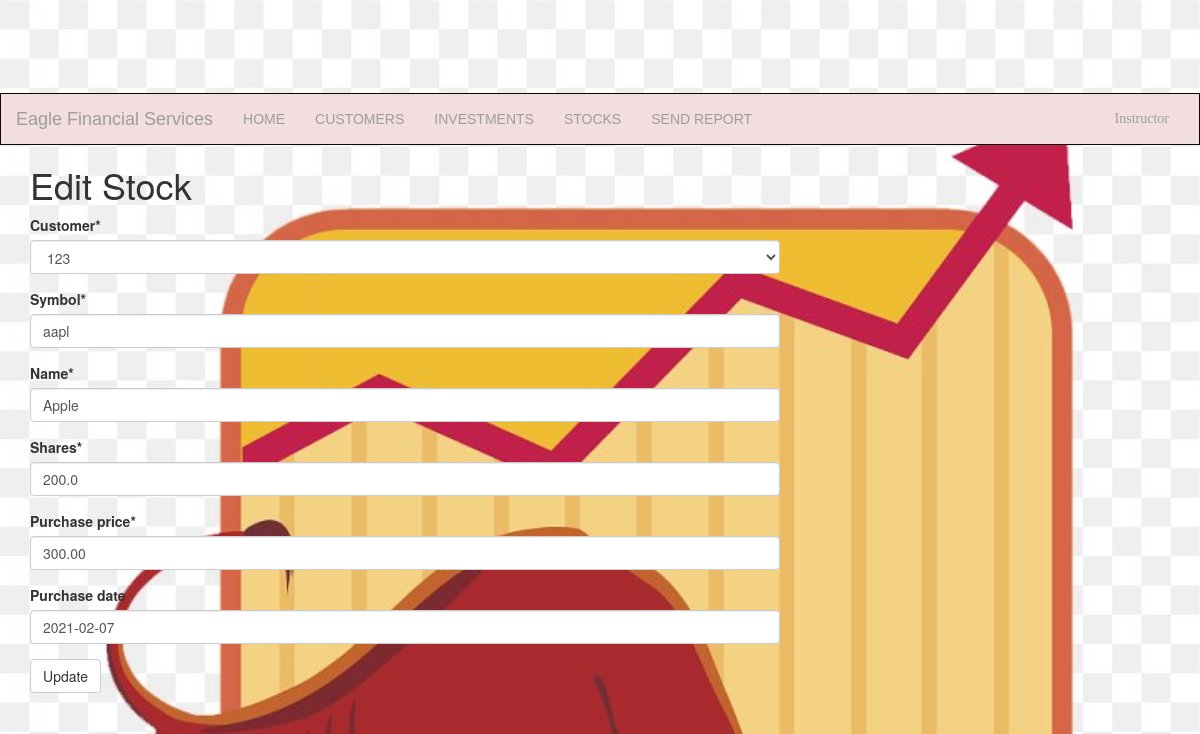
Before: /stock/5/edit/ (signed in) with the older database file.
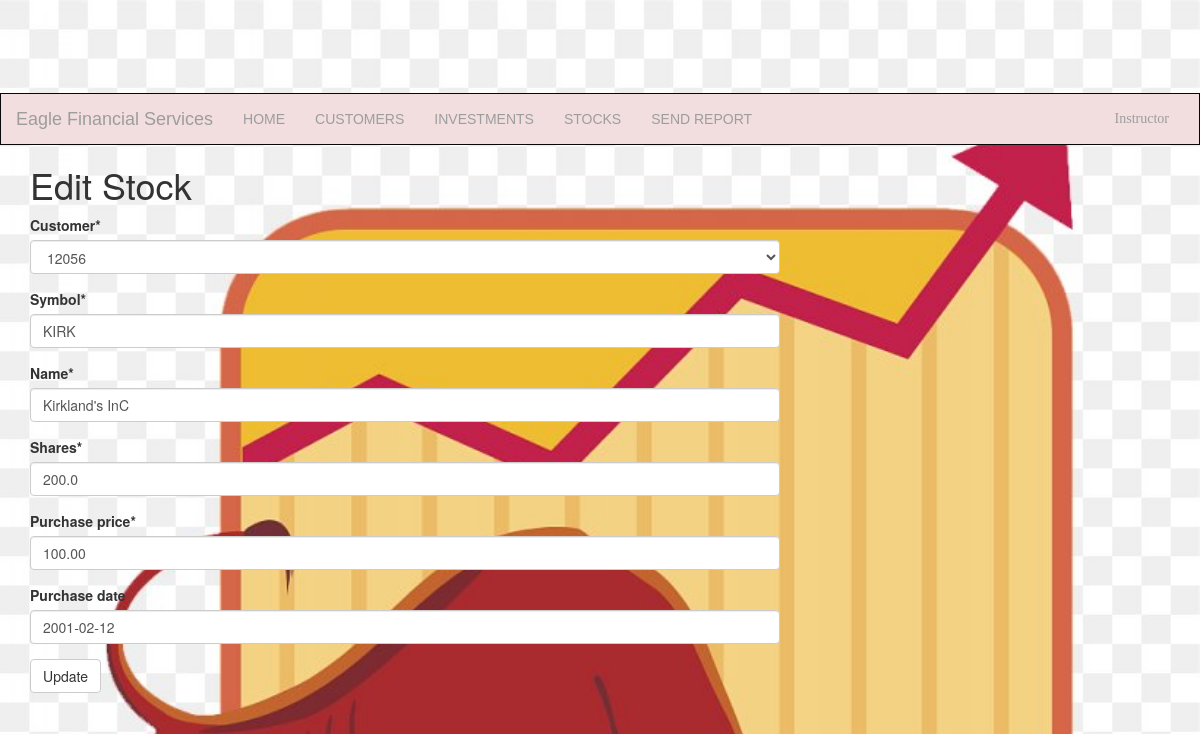
After: the same page with the newer database file.
### portfolio/models.py (models this page shows, shortened)
class Stock(models.Model):
    customer = models.ForeignKey(Customer, on_delete=models.CASCADE, related_name='stocks')
    symbol = models.CharField(max_length=10)
    name = models.CharField(max_length=50)
    shares = models.DecimalField(max_digits=10, decimal_places=1)
    purchase_price = models.DecimalField(max_digits=10, decimal_places=2)
    purchase_date = models.DateField(default=timezone.now, blank=True, null=True)

### portfolio/views.py (the view)
# urls.py: path('stock/<int:pk>/edit/', views.stock_edit, name='stock_edit'),
@login_required
def stock_edit(request, pk):
    stock = get_object_or_404(Stock, pk=pk)
    if request.method == "POST":
        form = StockForm(request.POST, instance=stock)
        if form.is_valid():
            stock = form.save()
            stock.updated_date = timezone.now()
            stock.save()
            stocks = Stock.objects.filter(purchase_date__lte=timezone.now())
            return render(request, 'portfolio/stock_list.html', {'stocks': stocks})
    else:
        form = StockForm(instance=stock)
    return render(request, 'portfolio/stock_edit.html', {'form': form})

### portfolio/forms.py
class StockForm(forms.ModelForm):
    class Meta:
        model = Stock
        fields = ('customer', 'symbol', 'name', 'shares', 'purchase_price', 'purchase_date',)

### portfolio/models.py (called while the page is built)
    def __str__(self):
        return str(self.cust_number)

### templates/portfolio/stock_edit.html
{% extends 'portfolio/base.html' %}
{% load crispy_forms_filters %}
{% load static %}
{% load crispy_forms_tags %}
{% block content %}
    <h1>Edit Stock</h1>
    <form method="POST" class="stock-form">{% csrf_token %}
         {{ form|crispy }}
        <button type="submit" class="save btn btn-default">Update</button>
    </form>
{% endblock %}

Changed rows visible on the page:
changed Stock: customer "123" → "12056"; symbol "aapl" → "KIRK"; name "Apple" → "Kirkland's InC"; purchase_price "300.00" → "100.00"; purchase_date "2021-02-07" → "2001-02-12"
